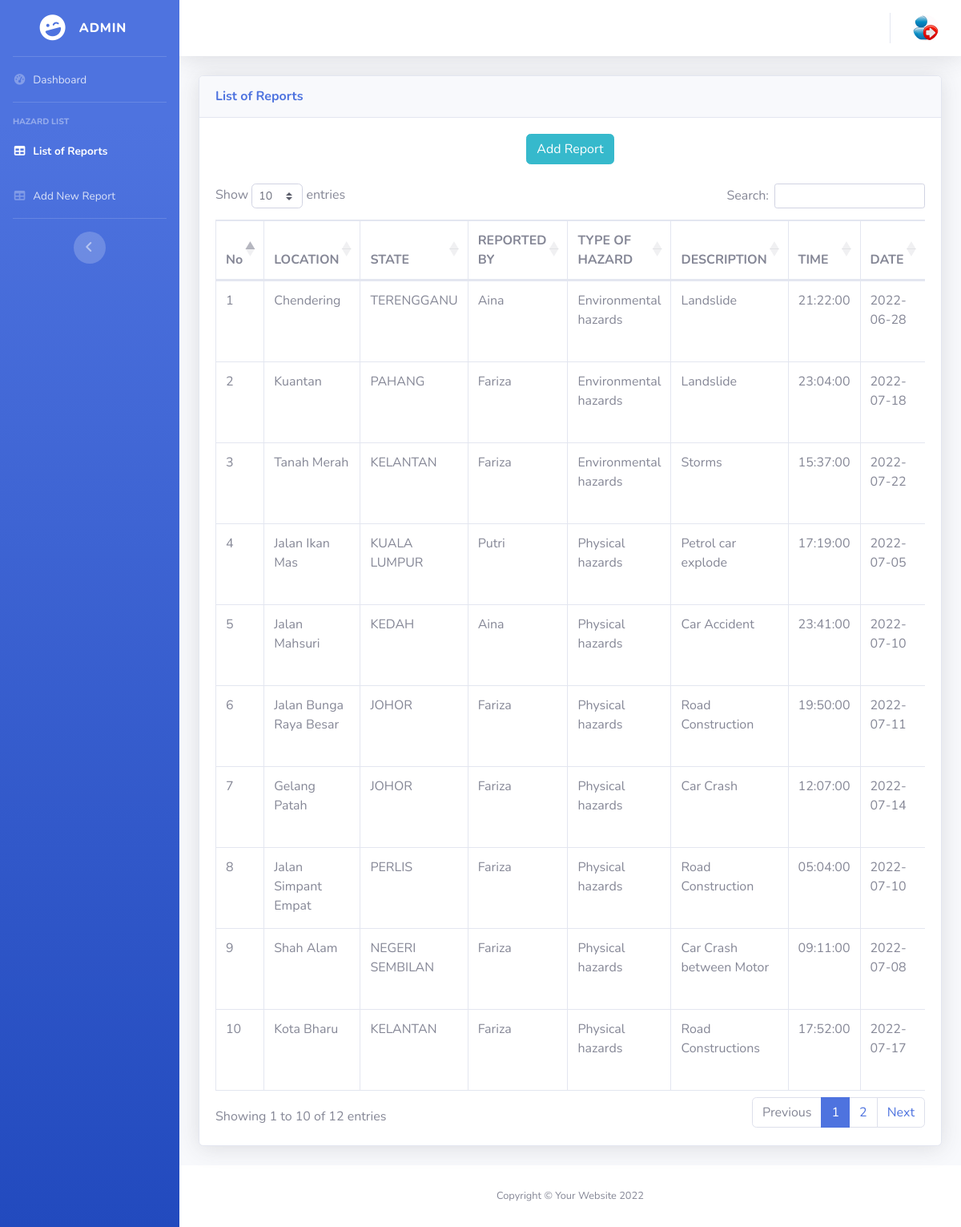
/admin/table_hazard.php (signed in), run on the app's committed database.
### tables this page shows
CREATE TABLE `information` (
  `hz_id` int(11) NOT NULL,
  `hz_location` varchar(255) NOT NULL,
  `hz_state` varchar(100) NOT NULL,
  `hz_repname` varchar(150) NOT NULL,
  `hz_type` varchar(150) NOT NULL,
  `hz_desc` text NOT NULL,
  `hz_time` time NOT NULL,
  `hz_date` date NOT NULL,
  `hz_lat` decimal(10,4) NOT NULL,
  `hz_lng` decimal(10,4) NOT NULL
);

### admin/table_hazard.php (the view, shortened to what this page needs)
<?php
 include_once("config.php");
 $query ="SELECT * FROM information ORDER BY hz_type ASC";
 $result = mysqli_query($conn,$query);
 ?>
 <!DOCTYPE html>
<html lang="en">
<head>
    <link href="vendor/fontawesome-free/css/all.min.css" rel="stylesheet" type="text/css">
    <link href="css/sb-admin-2.min.css" rel="stylesheet">
    <link href="vendor/datatables/dataTables.bootstrap4.min.css" rel="stylesheet">
</head>
<body id="page-top">
    <div id="wrapper">
        <ul class="navbar-nav bg-gradient-primary sidebar sidebar-dark accordion" id="accordionSidebar">
            <a class="sidebar-brand d-flex align-items-center justify-content-center" href="index.php">
                <div class="sidebar-brand-icon rotate-n-15">
                    <i class="fas fa-laugh-wink"></i>
                </div>
                <div class="sidebar-brand-text mx-3"><?php echo $_SESSION['admin_username'] ?></div>
            </a>
            <hr class="sidebar-divider my-0">
            <li class="nav-item ">
                <a class="nav-link" href="index.php">
                    <i class="fas fa-fw fa-tachometer-alt"></i>
                    <span>Dashboard</span></a>
            </li>
            <hr class="sidebar-divider">
            <div class="sidebar-heading">
                Hazard List
            </div>
            <li class="nav-item active">
                <a class="nav-link" href="table_hazard.php">
                    <i class="fas fa-fw fa-table"></i>
                    <span>List of Reports</span></a>
            </li>
            <li class="nav-item">
                <a class="nav-link" href="add_hazard.php">
                    <i class="fas fa-fw fa-table"></i>
                    <span>Add New Report</span></a>
            </li>
            <hr class="sidebar-divider d-none d-md-block">
            <div class="text-center d-none d-md-inline">
                <button class="rounded-circle border-0" id="sidebarToggle"></button>
            </div>
        </ul>
        <div id="content-wrapper" class="d-flex flex-column">
            <div id="content">
                <nav class="navbar navbar-expand navbar-light bg-white topbar mb-4 static-top shadow">
                    <ul class="navbar-nav ml-auto">
                        <li class="nav-item dropdown no-arrow">
                            <a class="nav-link dropdown-toggle" href="#" id="userDropdown" role="button"
                                data-toggle="dropdown" aria-haspopup="true" aria-expanded="false">
                                <img class="img-profile rounded-circle"
                                    src="images/icon/logout.jpg">
                            </a>
                        </li>
                    </ul>
                </nav>
                <div class="container-fluid">
                    <div class="card shadow mb-4">
                        <div class="card-header py-3">
                            <h6 class="m-0 font-weight-bold text-primary">List of Reports</h6>
                        </div>
                        <div class="card-body">
                            <center><a class="btn btn-info" href="add_hazard.php" title="click for edit" onclick="return confirm('Are you sure to add a report?')"><span class='glyphicon glyphicon-plus'></span> Add Report</a></center>
                            <br>
                            <div class="table-responsive">
                                <table class="table table-bordered" id="dataTable" width="100%" cellspacing="0">
                                    <thead>
                                        <tr>
                                            <th>No</th>
                                            <th>LOCATION</th>
                                            <th>STATE</th>
                                            <th>REPORTED BY</th>
                                            <th>TYPE OF HAZARD</th>
                                            <th>DESCRIPTION</th>
											<th>TIME</th>
											<th>DATE</th>
                                        </tr>
                                    </thead>
                                    <tbody>
                                        <?php
                                        $count=1;
                                        while($data=mysqli_fetch_array($result))
                                        {
                                            echo "<tr>";
                                            echo "<td>".$count."</td>" ;
                                            echo "<td>".$data["hz_location"]."</td>";
                                            echo "<td>".$data["hz_state"]."</td>";
                                            echo "<td>".$data["hz_repname"]."</td>";
                                  			echo "<td>".$data["hz_type"]."</td>";
											echo "<td>".$data["hz_desc"]."</td>";
											echo "<td>".$data["hz_time"]."</td>";
											echo "<td>".$data["hz_date"]."</td>";
                                            $count=$count+1;
                                            ?>
                                            <?php
                                            echo "</tr>";
                                        }
                                    ?>
                                    </tbody>
                                </table>
                            </div>
                        </div>
                    </div>
                </div>
            </div>
            <footer class="sticky-footer bg-white">
                <div class="container my-auto">
                    <div class="copyright text-center my-auto">
                        <span>Copyright &copy; Your Website 2022</span>
                    </div>
                </div>
            </footer>
        </div>
    </div>
</body>
</html>

### data on the page
information: hz_location "Chendering", hz_state "TERENGGANU", hz_repname "Aina", hz_type "Environmental hazards", hz_desc "Landslide", hz_time "21:22:00", hz_date "2022-06-28"
information: hz_location "Kuantan", hz_state "PAHANG", hz_repname "Fariza", hz_type "Environmental hazards", hz_desc "Landslide", hz_time "23:04:00", hz_date "2022-07-18"
information: hz_location "Tanah Merah", hz_state "KELANTAN", hz_repname "Fariza", hz_type "Environmental hazards", hz_desc "Storms", hz_time "15:37:00", hz_date "2022-07-22"
information: hz_location "Jalan Ikan Mas", hz_state "KUALA LUMPUR", hz_repname "Putri", hz_type "Physical hazards", hz_desc "Petrol car explode", hz_time "17:19:00", hz_date "2022-07-05"
information: hz_location "Jalan Mahsuri", hz_state "KEDAH", hz_repname "Aina", hz_type "Physical hazards", hz_desc "Car Accident", hz_time "23:41:00", hz_date "2022-07-10"
information: hz_location "Jalan Bunga Raya Besar", hz_state "JOHOR", hz_repname "Fariza", hz_type "Physical hazards", hz_desc "Road Construction", hz_time "19:50:00", hz_date "2022-07-11"
information: hz_location "Gelang Patah", hz_state "JOHOR", hz_repname "Fariza", hz_type "Physical hazards", hz_desc "Car Crash", hz_time "12:07:00", hz_date "2022-07-14"
information: hz_location "Jalan Simpant Empat", hz_state "PERLIS", hz_repname "Fariza", hz_type "Physical hazards", hz_desc "Road Construction", hz_time "05:04:00", hz_date "2022-07-10"
information: hz_location "Shah Alam", hz_state "NEGERI SEMBILAN", hz_repname "Fariza", hz_type "Physical hazards", hz_desc "Car Crash between Motor", hz_time "09:11:00", hz_date "2022-07-08"
information: hz_location "Kota Bharu", hz_state "KELANTAN", hz_repname "Fariza", hz_type "Physical hazards", hz_desc "Road Constructions", hz_time "17:52:00", hz_date "2022-07-17"

### other printed values
$_SESSION['admin_username'] "ADMIN"
